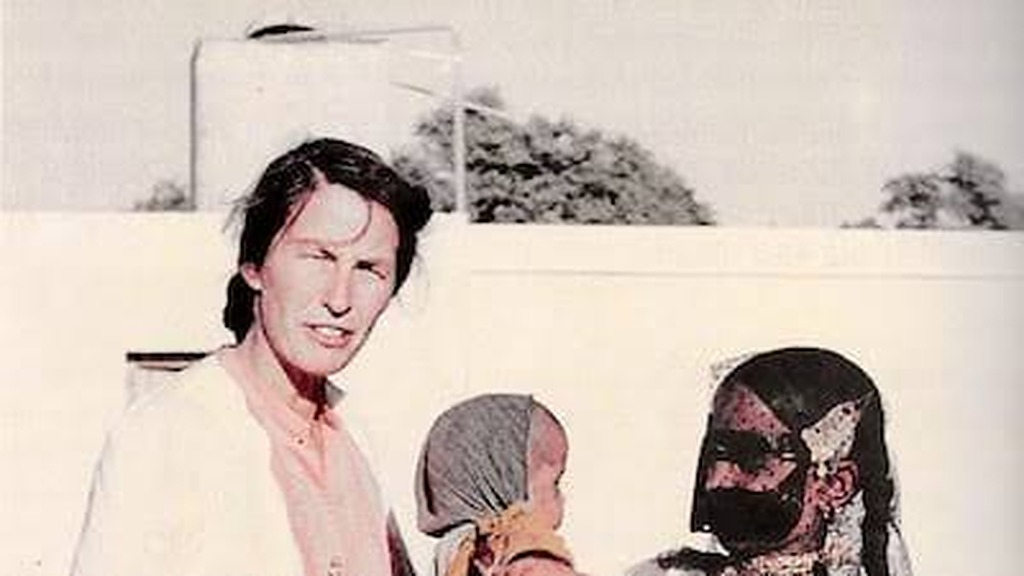
#> input picture house-hospital/assets/photos/marian_kennedy.jpg, 1024 x 576 px
$ python contact.py ../../assets/photos/marian_kennedy.jpg out.png 5
#> lines starting #> are read from the running program, lines starting #| are printed output that depends on the picture
import sys,glob,os
from PIL import Image,ImageDraw
files=sorted(glob.glob(sys.argv[1]));cell=int(sys.argv[3]) if len(sys.argv)>3 else 200
cols=10;rows=(len(files)+cols-1)//cols
W=Image.new('RGB',(cols*cell,rows*(cell+14)),(40,90,60))
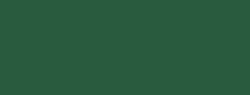
#> W: PIL image 50x19 RGB (shown 5 times larger); mean R, G, B 40, 90, 60
d=ImageDraw.Draw(W)
for i,f in enumerate(files):
    im=Image.open(f).convert('RGBA');im.thumbnail((cell-6,cell-6))
#> (the run stopped early here; a loop or call above may not have finished)
